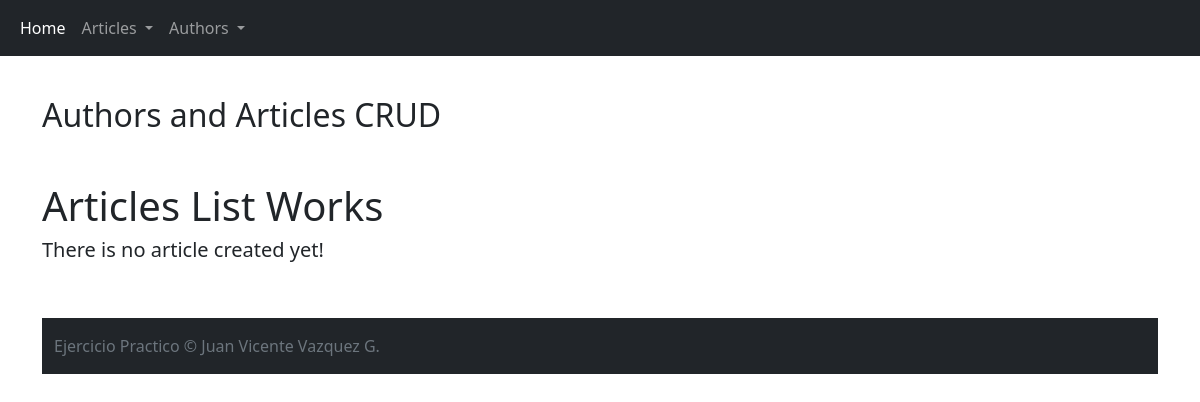
/articles/, run on an earlier commit of the app's database.
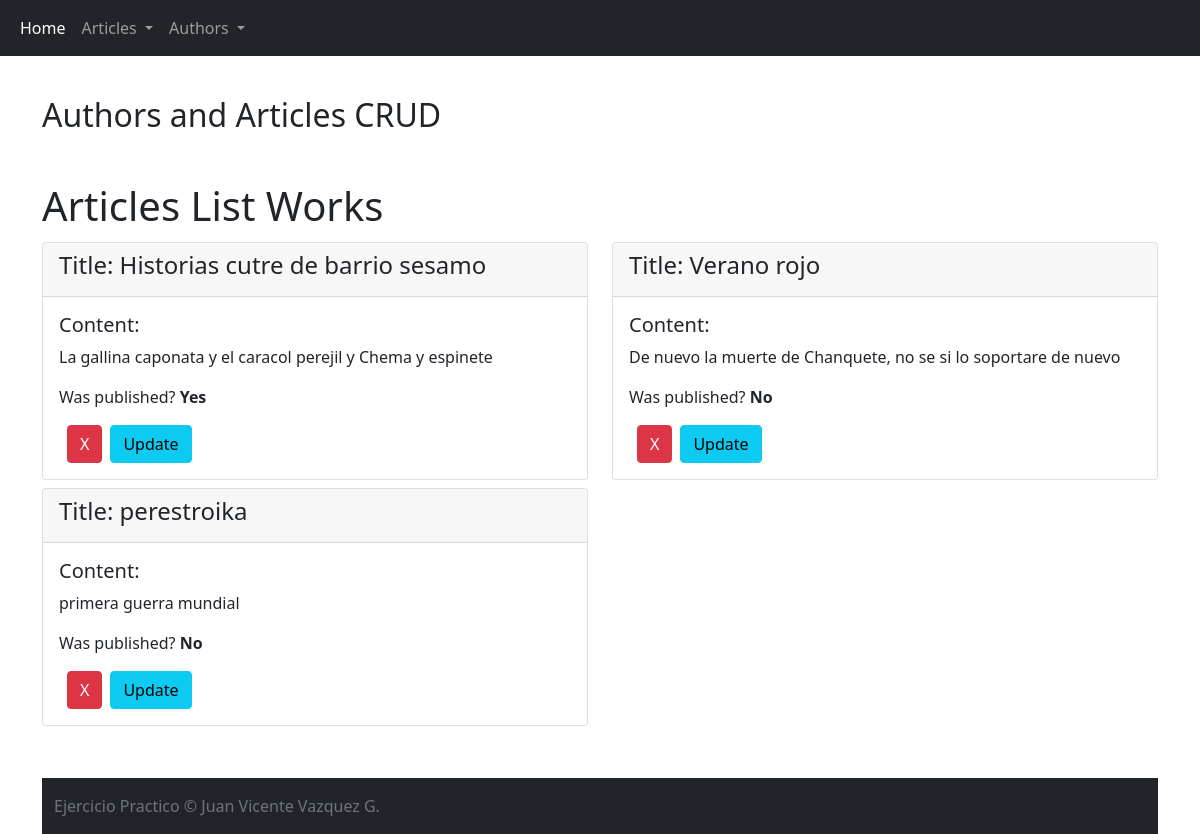
And on a later commit of the database.
### crud/models.py (models this page shows)
class Article(models.Model):
    title = models.CharField(max_length=120)
    content = models.TextField()
    public = models.BooleanField()
    created_at = models.DateTimeField(auto_now_add=True)
    update_at = models.DateTimeField(auto_now_add=True)

### crud/views.py (the view)
# urls.py: path('articles/', views.articles_list, name="articles_list"),
def articles_list(request):
    articles = Article.objects.all()
    return render(request, 'articles_list.html', {'articles': articles})

### crud/templates/articles_list.html (shortened to what this page needs)
{% extends 'layout.html' %}
{% block content %}
<h1>Articles List Works</h1>
<div class="row">
    {% for article in articles %}
    <div class="col-6">
        <div class="card my-1">
            <div class="card-header">
                <h4 class="card-title">Title: {{article.title}} </h4>
            </div>
            <div class="card-body">
                <h5>Content: </h5>
                <p class="card-text">{{article.content}}</p>
                <p>Was published? {% if article.public == True %}<strong>Yes</strong>{% else %}<strong>No</strong>
                    {% endif %}</p>
                <a href="{% url 'article_delete' article.id %}" class="btn btn-danger mx-2" href="#">X</a><a href="{% url 'article_form_update' article.id %}" class="btn btn-info">Update</a>
            </div>
        </div>
    </div>
    {% empty %}
    <h5>There is no article created yet!</h5>
    {% endfor %}
</div>
{% endblock %}

What changed in the data, as far as the page shows it:
added Article: title "Historias cutre de barrio sesamo", content "La gallina caponata y el caracol perejil y Chema y espinete", public "Yes"
added Article: title "Verano rojo", content "De nuevo la muerte de Chanquete, no se si lo soportare de nuevo", public "No"
added Article: title "perestroika", content "primera guerra mundial", public "No"
Also different on the page:
text no longer shown: "There is no article created yet!"
